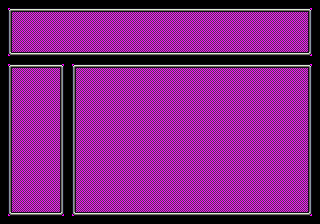

This is a level from a 2D game, rendered from its Tiled map with the project's own tilesets. A one-line summary and the complete map file follow:
An orthogonal 40x28 tile map with 8x8 px tiles, 1 tile layer (PlaneA).

<map version="1.0" tiledversion="1.0.3" orientation="orthogonal" renderorder="left-down" width="40" height="28" tilewidth="8" tileheight="8" nextobjectid="1">
 <properties>
  <property name="map_name" value="pause_menu" />
  <property name="spawn_x" type="int" value="0" />
  <property name="spawn_y" type="int" value="0" />
  <property name="tileset_name" value="pause_menu_tiles_def" />
  <property name="tileset_palette" value="pause_menu_tiles_def" />
 </properties>
 <tileset firstgid="1" source="dialog_9slice.tsx" />
 <layer name="PlaneA" width="40" height="28">
  <properties>
   <property name="map_name" value="pause_menu" />
   <property name="spawn_x" type="int" value="0" />
   <property name="spawn_y" type="int" value="0" />
   <property name="tileset_name" value="pause_menu_tiles_def" />
   <property name="tileset_palette" value="pause_menu_pal_def" />
  </properties>
  <data encoding="csv">
0,0,0,0,0,0,0,0,0,0,0,0,0,0,0,0,0,0,0,0,0,0,0,0,0,0,0,0,0,0,0,0,0,0,0,0,0,0,0,0,
0,1,2,2,2,2,2,2,2,2,2,2,2,2,2,2,2,2,2,2,2,2,2,2,2,2,2,2,2,2,2,2,2,2,2,2,2,2,3,0,
0,4,5,5,5,5,5,5,5,5,5,5,5,5,5,5,5,5,5,5,5,5,5,5,5,5,5,5,5,5,5,5,5,5,5,5,5,5,6,0,
0,4,5,5,5,5,5,5,5,5,5,5,5,5,5,5,5,5,5,5,5,5,5,5,5,5,5,5,5,5,5,5,5,5,5,5,5,5,6,0,
0,4,5,5,5,5,5,5,5,5,5,5,5,5,5,5,5,5,5,5,5,5,5,5,5,5,5,5,5,5,5,5,5,5,5,5,5,5,6,0,
0,4,5,5,5,5,5,5,5,5,5,5,5,5,5,5,5,5,5,5,5,5,5,5,5,5,5,5,5,5,5,5,5,5,5,5,5,5,6,0,
0,7,8,8,8,8,8,8,8,8,8,8,8,8,8,8,8,8,8,8,8,8,8,8,8,8,8,8,8,8,8,8,8,8,8,8,8,8,9,0,
0,0,0,0,0,0,0,0,0,0,0,0,0,0,0,0,0,0,0,0,0,0,0,0,0,0,0,0,0,0,0,0,0,0,0,0,0,0,0,0,
0,1,2,2,2,2,2,3,0,1,2,2,2,2,2,2,2,2,2,2,2,2,2,2,2,2,2,2,2,2,2,2,2,2,2,2,2,2,3,0,
0,4,5,5,5,5,5,6,0,4,5,5,5,5,5,5,5,5,5,5,5,5,5,5,5,5,5,5,5,5,5,5,5,5,5,5,5,5,6,0,
0,4,5,5,5,5,5,6,0,4,5,5,5,5,5,5,5,5,5,5,5,5,5,5,5,5,5,5,5,5,5,5,5,5,5,5,5,5,6,0,
0,4,5,5,5,5,5,6,0,4,5,5,5,5,5,5,5,5,5,5,5,5,5,5,5,5,5,5,5,5,5,5,5,5,5,5,5,5,6,0,
0,4,5,5,5,5,5,6,0,4,5,5,5,5,5,5,5,5,5,5,5,5,5,5,5,5,5,5,5,5,5,5,5,5,5,5,5,5,6,0,
0,4,5,5,5,5,5,6,0,4,5,5,5,5,5,5,5,5,5,5,5,5,5,5,5,5,5,5,5,5,5,5,5,5,5,5,5,5,6,0,
0,4,5,5,5,5,5,6,0,4,5,5,5,5,5,5,5,5,5,5,5,5,5,5,5,5,5,5,5,5,5,5,5,5,5,5,5,5,6,0,
0,4,5,5,5,5,5,6,0,4,5,5,5,5,5,5,5,5,5,5,5,5,5,5,5,5,5,5,5,5,5,5,5,5,5,5,5,5,6,0,
0,4,5,5,5,5,5,6,0,4,5,5,5,5,5,5,5,5,5,5,5,5,5,5,5,5,5,5,5,5,5,5,5,5,5,5,5,5,6,0,
0,4,5,5,5,5,5,6,0,4,5,5,5,5,5,5,5,5,5,5,5,5,5,5,5,5,5,5,5,5,5,5,5,5,5,5,5,5,6,0,
0,4,5,5,5,5,5,6,0,4,5,5,5,5,5,5,5,5,5,5,5,5,5,5,5,5,5,5,5,5,5,5,5,5,5,5,5,5,6,0,
0,4,5,5,5,5,5,6,0,4,5,5,5,5,5,5,5,5,5,5,5,5,5,5,5,5,5,5,5,5,5,5,5,5,5,5,5,5,6,0,
0,4,5,5,5,5,5,6,0,4,5,5,5,5,5,5,5,5,5,5,5,5,5,5,5,5,5,5,5,5,5,5,5,5,5,5,5,5,6,0,
0,4,5,5,5,5,5,6,0,4,5,5,5,5,5,5,5,5,5,5,5,5,5,5,5,5,5,5,5,5,5,5,5,5,5,5,5,5,6,0,
0,4,5,5,5,5,5,6,0,4,5,5,5,5,5,5,5,5,5,5,5,5,5,5,5,5,5,5,5,5,5,5,5,5,5,5,5,5,6,0,
0,4,5,5,5,5,5,6,0,4,5,5,5,5,5,5,5,5,5,5,5,5,5,5,5,5,5,5,5,5,5,5,5,5,5,5,5,5,6,0,
0,4,5,5,5,5,5,6,0,4,5,5,5,5,5,5,5,5,5,5,5,5,5,5,5,5,5,5,5,5,5,5,5,5,5,5,5,5,6,0,
0,4,5,5,5,5,5,6,0,4,5,5,5,5,5,5,5,5,5,5,5,5,5,5,5,5,5,5,5,5,5,5,5,5,5,5,5,5,6,0,
0,7,8,8,8,8,8,9,0,7,8,8,8,8,8,8,8,8,8,8,8,8,8,8,8,8,8,8,8,8,8,8,8,8,8,8,8,8,9,0,
0,0,0,0,0,0,0,0,0,0,0,0,0,0,0,0,0,0,0,0,0,0,0,0,0,0,0,0,0,0,0,0,0,0,0,0,0,0,0,0
</data>
 </layer>
</map>